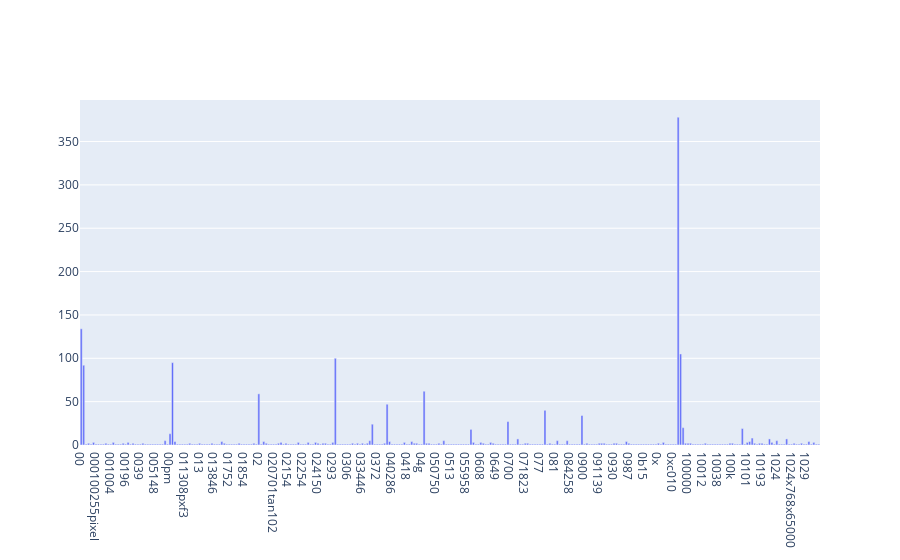

This figure's notebook cell:
### Markdown cell above
### >>> **Exercise 13 (take home):**
If you want a nicer interactive visualization here, I would encourage you try to install and use plotly to achieve this.

### Code cell
import plotly.graph_objects as go

term_frequencies = np.asarray(X_counts.sum(axis=0))[0]

fig = go.Figure()
fig.add_trace(go.Bar(x=count_vect.get_feature_names()[:300],
                     y=term_frequencies[:300]))
fig.show()

### Figure 1 — Plotly figure (JSON) as saved in the notebook; plotly's stock layout.template omitted (floating-point values rounded to 4 significant figures; data arrays with more than 128 entries replaced by an {"elided": "..."} marker saying what was removed)
{"data": [{"type": "bar", "x": {"elided": "300 str values"}, "y": {"elided": "300 int values"}}], "layout": {}}
